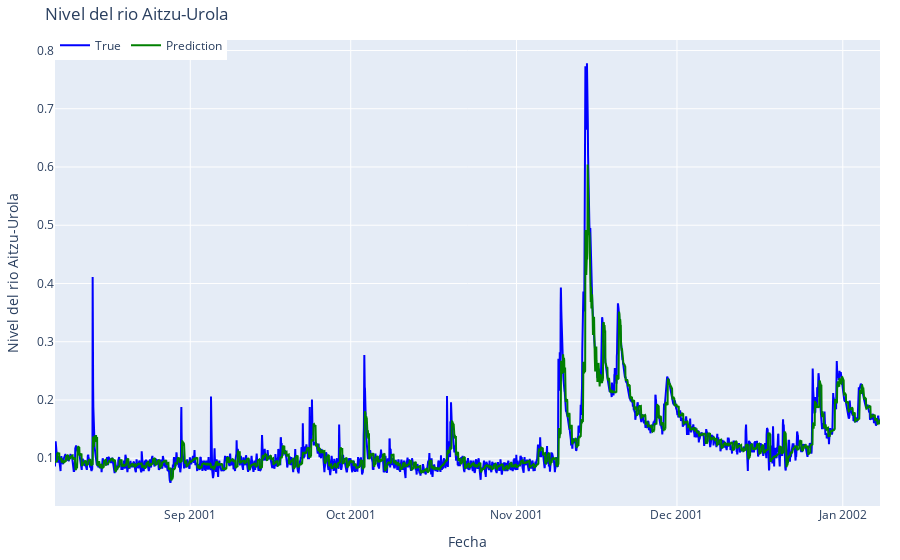

Notebook code cell kept with this figure:
### Code cell
fig = go.Figure()

fig.add_trace(go.Scatter(x=data_test.index, y=data_test.values.flatten(),
                         mode='lines', name='True', line=dict(color='blue', width=2)))

fig.add_trace(go.Scatter(x=predictions.index, y=predictions.values.flatten(),
                         mode='lines', name='Prediction', line=dict(color='green', width=2)))
fig.update_layout(
    title='Nivel del rio Aitzu-Urola', 
    xaxis_title='Fecha', 
    yaxis_title='Nivel del rio Aitzu-Urola',
    margin = dict(l=20, r=20, t=40, b=20),
    legend = dict(
        orientation = 'h',
        yanchor = 'top',
        y=1.02,
        xanchor = 'left',
        x=0
    ))

### Figure 1 — Plotly figure (JSON) as saved in the notebook; plotly's stock layout.template omitted (floating-point values rounded to 4 significant figures; data arrays with more than 128 entries replaced by an {"elided": "..."} marker saying what was removed)
{"data": [{"line": {"color": "blue", "width": 2}, "mode": "lines", "name": "True", "type": "scatter", "x": {"elided": "3703 str values"}, "y": {"elided": "3703 float values"}}, {"line": {"color": "green", "width": 2}, "mode": "lines", "name": "Prediction", "type": "scatter", "x": {"elided": "3703 str values"}, "y": {"elided": "3703 float values"}}], "layout": {"legend": {"orientation": "h", "x": 0, "xanchor": "left", "y": 1.02, "yanchor": "top"}, "margin": {"b": 20, "l": 20, "r": 20, "t": 40}, "title": {"text": "Nivel del rio Aitzu-Urola"}, "xaxis": {"title": {"text": "Fecha"}}, "yaxis": {"title": {"text": "Nivel del rio Aitzu-Urola"}}}}
